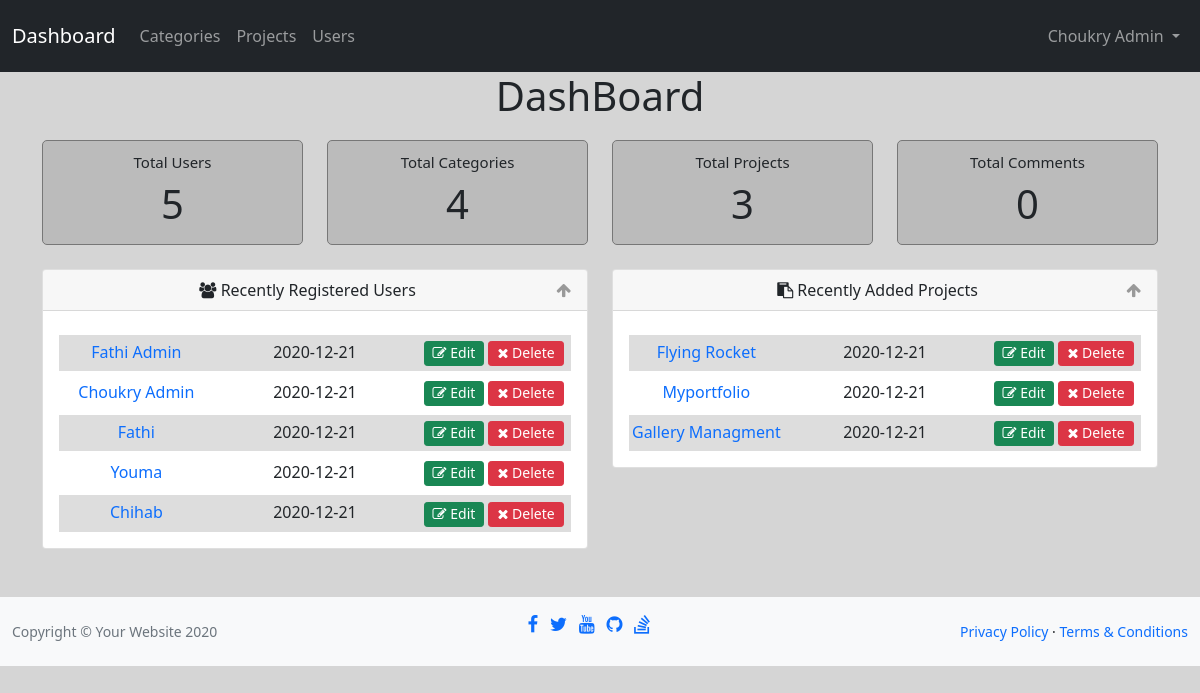
/admin/dashboard.php (signed in), run on the app's committed database.
### tables this page shows
CREATE TABLE `users`(
	`id`       		INT          	NOT NULL AUTO_INCREMENT,
	`username` 		VARCHAR(50)  	NOT NULL UNIQUE,
	`email`    		VARCHAR(100) 	NOT NULL UNIQUE,
	`password` 		VARCHAR(400) 	NOT NULL,
	`full_name` 		VARCHAR(50),
    `join_date` 	DATE			NOT NULL DEFAULT(now()),
	`is_admin`  	BOOLEAN			NOT NULL DEFAULT(0),
	CONSTRAINT `user_id` PRIMARY KEY (`id`)
);

### admin/includes/functions/functions.php (called while the page is built, shortened)
<?php
function countItems($col, $table) {
    global $con;
    $sql = $con->prepare("SELECT COUNT($col) FROM $table");
    $sql->execute();
    return $sql->fetchColumn();
}
function getLatest($cols, $table, $order, $limit = 5) {
    global $con;
    $sql = $con->prepare("SELECT $cols FROM $table ORDER BY $order DESC LIMIT $limit");
    $sql->execute();
    return $sql->fetchAll();
}

### admin/dashboard.php (the view, shortened to what this page needs)
<?php
include 'init.php';
$users      = countItems('id', 'users');
$categories = countItems('id', 'categories');
$projects   = countItems('id', 'projects');
$comments   = countItems('id', 'comments');
$users_latest       = getLatest('id, username, join_date', 'users', 'join_date', 6);
$projects_latest    = getLatest('id, name, add_date, username, category_title', 'projects_view', 'add_date', 6);
?>
<h1 class="text-center">DashBoard</h1>
<div class="container text-center home-stats">
    <div class="row">
        <div class="col-md-3">
            <div class="stats">
                Total Users
                <span><?php echo $users ?></span>
            </div>
        </div>
        <div class="col-md-3">
            <div class="stats">
                Total Categories
                <span><?php echo $categories ?></span>
            </div>
        </div>
        <div class="col-md-3">
            <div class="stats">
                Total Projects
                <span><?php echo $projects ?></span>
            </div>
        </div>
        <div class="col-md-3">
            <div class="stats">
                Total Comments
                <span><?php echo $comments ?></span>
            </div>
        </div>
    </div>
    <div class="row pt-4">
        <div class="col-sm-6">
            <div class="card">
                <div class="card-header">
                    <i class="fa fa-users"></i> Recently Registered Users
                    <span class="toggle-info pull-right">
                        <i class="fa fa-arrow-up"></i>
                    </span>
                </div>
                <div class="card-body">
                    <ul class="list-unstyled latest">
                        <?php foreach ($users_latest as $user) { ?>
                            <li>
                                <div class="row">
                                    <div class="col-sm-4">
                                        <a href="profile.php?username=<?php echo $user['username']; ?>">
                                            <?php echo $user['username'] ?>
                                        </a>
                                    </div>
                                    <div class="col-sm-4">
                                        <?php echo $user['join_date'] ?>
                                    </div>
                                    <div class="col-sm-4">
                                        <a href="edit.php?id=<?php echo $user['id']; ?>" class="btn btn-sm btn-success" role="button">
                                            <i class="fa fa-edit"></i> Edit
                                        </a>
                                        <a href="delete.php?id=<?php echo $user['id']; ?>" class="btn btn-sm btn-danger confirm-delete" role="button" method="POST">
                                            <i class="fa fa-close"></i> Delete
                                        </a>
                                    </div>
                                </div>
                            </li>
                        <?php } ?>
                    </ul>
                </div>
            </div>
        </div>
        <div class="col-sm-6">
            <div class="card">
                <div class="card-header">
                    <i class="fa fa-clipboard"></i> Recently Added Projects
                    <span class="toggle-info pull-right">
                        <i class="fa fa-arrow-up"></i>
                    </span>
                </div>
                <div class="card-body">
                    <ul class="list-unstyled latest">
                        <?php foreach ($projects_latest as $project) { ?>
                            <li>
                                <div class="row">
                                    <div class="col-sm-4">
                                        <a href="project.php?name=<?php echo $project['name']; ?>">
                                            <?php echo $project['name'] ?>
                                        </a>
                                    </div>
                                    <div class="col-sm-4">
                                        <?php echo $project['add_date'] ?>
                                    </div>
                                    <div class="col-sm-4">
                                        <a href="editProject.php?id=<?php echo $project['id']; ?>" class="btn btn-sm btn-success" role="button">
                                            <i class="fa fa-edit"></i> Edit
                                        </a>
                                        <a href="deleteProject.php?id=<?php echo $project['id']; ?>" class="btn btn-sm btn-danger confirm-delete" role="button" method="POST">
                                            <i class="fa fa-close"></i> Delete
                                        </a>
                                    </div>
                                </div>
                            </li>
                        <?php } ?>
                    </ul>
                </div>
            </div>
        </div>
    </div>
</div>
<?php include $inc . 'footer.php';

### admin/layout/css/app.css (style rules this page uses)
h1 { margin-bottom: 20px; }
a { text-decoration: none; }
.home-stats .stats { background-color: #BBB; border: #777 1px solid; border-radius: 5px; padding: 10px; font-size: 15px; }
.home-stats .stats span { font-size: 40px; display: block; }
.toggle-info { color: #999; }
.latest { margin-top: 8px; margin-bottom: 0; }
.latest li { margin-top: 4px; padding: 5px 0; }
.latest li:nth-child(odd) { background-color: #DDD; }
.latest a { text-decoration: none; }
.latest .btn { padding: 0 8px 2px; }

### data on the page
users: username "Fathi Admin", join_date "2020-12-21"
users: username "Choukry Admin", join_date "2020-12-21"
users: username "Fathi", join_date "2020-12-21"
users: username "Youma", join_date "2020-12-21"
users: username "Chihab", join_date "2020-12-21"

### other printed values
$_SESSION['admin'] "Choukry Admin"
$users "5"
$categories "4"
$projects "3"
$comments "0"
$project['name'] "Flying Rocket"
$project['add_date'] "2020-12-21"
$project['name'] "Myportfolio"
$project['name'] "Gallery Managment"
